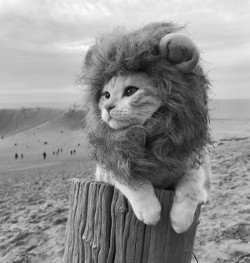
#> input picture classez-et-segmentez-des-donnees-visuelles/simba.png, 250 x 263 px
$ jupyter execute comprenez-comment-un-ordinateur-voit-une-image.ipynb
#> lines starting #> are read from the running program, lines starting #| are printed output that depends on the picture
[cell 1]
#!pip install Pillow

[cell 2]
from PIL import Image
img = Image.open("simba.png")
#> img is the input picture: PIL image 250x263 L; min 4, max 255, mean 144.8
img.show()

[cell 3]
w, h = img.size
#> w = 250; h = 263
print("Largeur : {} px, hauteur : {} px".format(w, h))
#| Largeur : 250 px, hauteur : 263 px

[cell 4]
# Afficher son mode de quantification
print("Format des pixels : {}".format(img.mode))
#| Format des pixels : L

# Récupérer et afficher la valeur du pixel à une position précise
px_value = img.getpixel((20,100))
#> px_value = 196
print("Valeur du pixel situé en (20,100) : {}".format(px_value))
#| Valeur du pixel situé en (20,100) : 196

[cell 5]
import numpy as np
mat = np.array(img)
mat

[cell 6]
import matplotlib.pyplot as plt

# Générer et afficher l'histogramme
# Pour le normaliser : argument density=True dans plt.hist
# Pour avoir l'histogramme cumulé : argument cumulative=True
n, bins, patches = plt.hist(mat.flatten(), bins=range(256))
#> n = 255 values, max 601 at index 194, min 0 at index 0, mean 257.8; bins = 256 values from 0 to 255; patches = 255 items
plt.show()
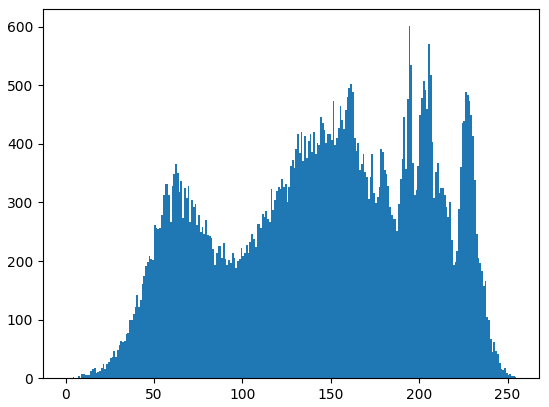
#> figure drawn by matplotlib, 1 panel; tallest bar 601 high, from x = 194 to 195

[cell 7]
n, bins, patches = plt.hist(mat.flatten(), bins=range(256), cumulative=True)
#> n = 255 values from 0 to 65750
plt.show()
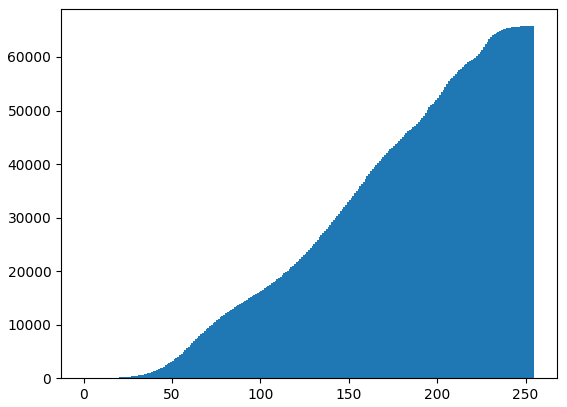
#> figure drawn by matplotlib, 1 panel; tallest bar 65750 high, from x = 254 to 255

[cell 8]
mat_sous_exp = np.array(Image.open("simba_sousexp.png"))
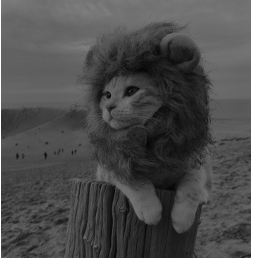
#> input picture classez-et-segmentez-des-donnees-visuelles/simba_sousexp.png, 254 x 258 px
#> mat_sous_exp is the input picture: shape (258, 254, 3); min 2, max 255, mean 75.8

[cell 9]
_ = plt.hist(mat_sous_exp.flatten(),bins=range(256))
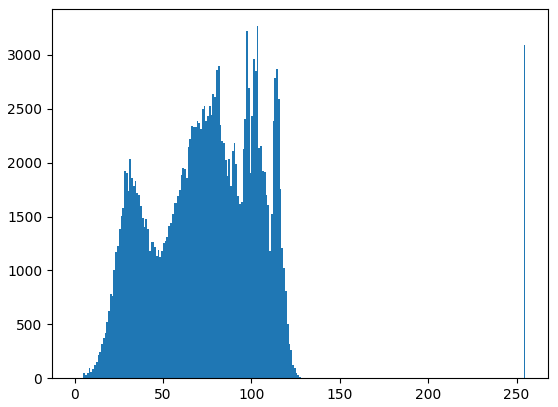
#> figure drawn by matplotlib, 1 panel; tallest bar 3267 high, from x = 103 to 104

[cell 10]
from PIL import ImageOps
img_corrected = ImageOps.autocontrast(Image.fromarray(mat_sous_exp), cutoff=2)
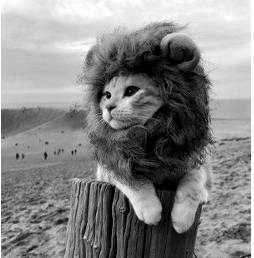
#> img_corrected: PIL image 254x258 RGB; min 0, max 255, mean 135.2

[cell 11]
_ = plt.hist(np.array(img_corrected).flatten(), bins=range(256))
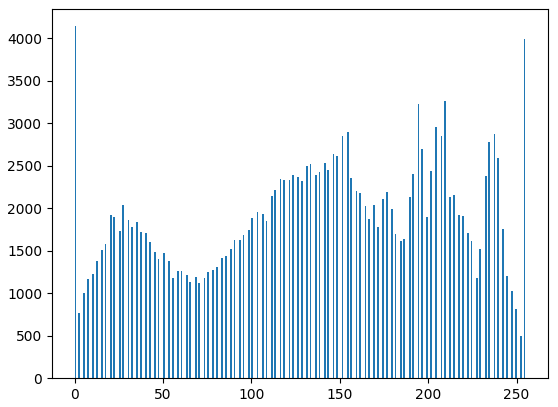
#> figure drawn by matplotlib, 1 panel; tallest bar 4143 high, from x = 0 to 1

[cell 12]
img_corrected.show()

[cell 13]
#L'égalisation d'histogramme correspond à la fonction  PIL.ImageOps.equalize

[cell 14]
# Générer le bruit gaussien de moyenne nulle et d'écart-type 7 (variance 49)
noise = np.random.normal(0,7, mat.shape)

# Créer l'image bruitée et l'afficher
noisy_img = Image.fromarray(mat+noise).convert('L')
noisy_img.show()

[cell 15]
from PIL import ImageFilter

# Appliquer le lissage par moyennage (fenêtre de taille 9) et afficher le résultat
noisy_img.filter(ImageFilter.BoxBlur(1)).show()
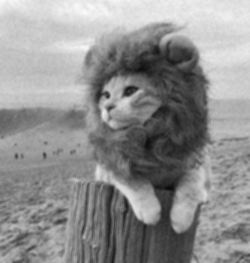
#> shown: PIL image 250x263 L; min 7, max 250, mean 144.2
